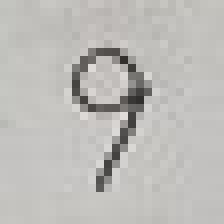
#> input picture Class/2022_2nd_Machine_Learning/python code/docs/HandwriteNumber/28x28/hand write_9.jpg, 28 x 28 px (shown 8 times larger)
$ python img_to_csv_openCV.py
#> lines starting #> are read from the running program, lines starting #| are printed output that depends on the picture
import datetime
import numpy as np
import cv2
import pandas as pd

G_MAKE_CSV = 0

img = cv2.imread('../docs/HandwriteNumber/28x28/hand write_9.jpg')
#> img is the input picture: shape (28, 28, 3); mean B, G, R 184.5, 187.7, 189
img_gray = cv2.cvtColor(img, cv2.COLOR_BGR2GRAY)

img_gray_cnvt = 255 - img_gray
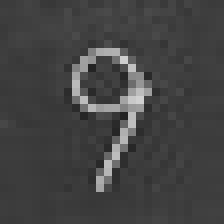
#> img_gray_cnvt: shape (28, 28) (shown 8 times larger); min 34, max 208, mean 67.2
img_gray_1order = 255 - img_gray.flatten()
#> img_gray_1order = 784 values, max 208 at index 353, min 34 at index 407, mean 67.21
img_gray_1order = img_gray_1order.reshape(1,-1)

if G_MAKE_CSV:
    now = datetime.datetime.now().strftime("%Y-%m-%d_%H:%M:%S")
    np.savetxt('../docs/HandwriteNumber/csv/'+now+'.csv', img_gray_1order, fmt='%d', delimiter=',')
# pd.DataFrame(img_gray_1order).to_csv(now+'.csv', index=False)

# cv2.imshow('origin', img)
cv2.imshow('gray', img_gray_cnvt)
cv2.waitKey(0)

$ run again, with Class/2022_2nd_Machine_Learning/python code/docs/HandwriteNumber/28x28/hand write_0.jpg copied over Class/2022_2nd_Machine_Learning/python code/docs/HandwriteNumber/28x28/hand write_9.jpg
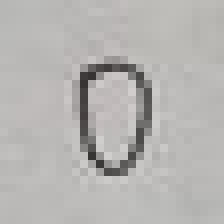
#> input picture Class/2022_2nd_Machine_Learning/python code/docs/HandwriteNumber/28x28/hand write_0.jpg, 28 x 28 px (shown 8 times larger)
#> img is the input picture: shape (28, 28, 3); mean B, G, R 177.8, 179.8, 181.3
#> `img_gray_cnvt = 255 - img_gray`:
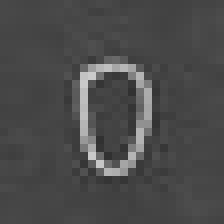
#> img_gray_cnvt: shape (28, 28) (shown 8 times larger); min 49, max 203, mean 75
#> img_gray_1order = 784 values, max 203 at index 263, min 49 at index 324, mean 74.96

$ run again, with Class/2022_2nd_Machine_Learning/python code/docs/HandwriteNumber/28x28/hand write_1.jpg copied over Class/2022_2nd_Machine_Learning/python code/docs/HandwriteNumber/28x28/hand write_9.jpg
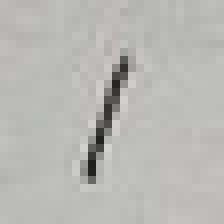
#> input picture Class/2022_2nd_Machine_Learning/python code/docs/HandwriteNumber/28x28/hand write_1.jpg, 28 x 28 px (shown 8 times larger)
#> img is the input picture: shape (28, 28, 3); mean B, G, R 181.7, 183.6, 184.1
#> `img_gray_cnvt = 255 - img_gray`:
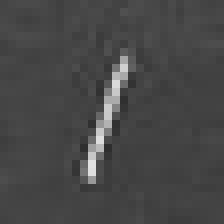
#> img_gray_cnvt: shape (28, 28) (shown 8 times larger); min 46, max 225, mean 71.3
#> img_gray_1order = 784 values, max 225 at index 571, min 46 at index 517, mean 71.32

$ run again, with Class/2022_2nd_Machine_Learning/python code/docs/HandwriteNumber/28x28/hand write_2.jpg copied over Class/2022_2nd_Machine_Learning/python code/docs/HandwriteNumber/28x28/hand write_9.jpg
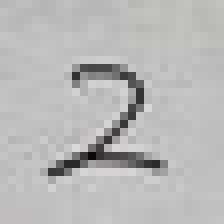
#> input picture Class/2022_2nd_Machine_Learning/python code/docs/HandwriteNumber/28x28/hand write_2.jpg, 28 x 28 px (shown 8 times larger)
#> img is the input picture: shape (28, 28, 3); mean B, G, R 182, 184, 185.2
#> `img_gray_cnvt = 255 - img_gray`:
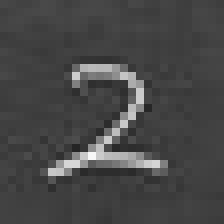
#> img_gray_cnvt: shape (28, 28) (shown 8 times larger); min 37, max 247, mean 70.9
#> img_gray_1order = 784 values, max 247 at index 543, min 37 at index 513, mean 70.9
